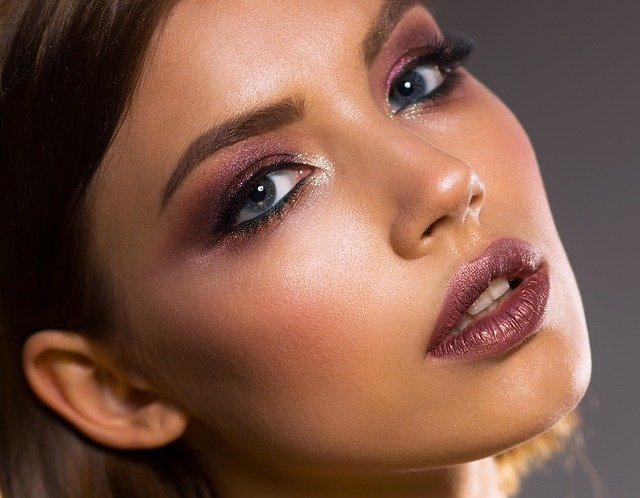
#> input picture images/face.jpg, 640 x 498 px
$ python generate_tiles.py images/face.jpg
#> lines starting #> are read from the running program, lines starting #| are printed output that depends on the picture
import cv2
import numpy as np
import os
import sys
from tqdm import tqdm
import math
import variables as conf

# DEPTH = 4 -> 4 * 4 * 4 = 64 colors
DEPTH = conf.DEPTH
# list of rotations, in degrees, to apply over the original image
ROTATIONS = conf.ROTATIONS

img_path = sys.argv[1]
img_dir = os.path.dirname(img_path)
img_name, ext = os.path.basename(img_path).rsplit('.', 1)
out_folder = img_dir + '/gen_' + img_name

if not os.path.exists(out_folder):
    os.mkdir(out_folder)

img = cv2.imread(img_path, cv2.IMREAD_UNCHANGED)
#> img is the input picture: shape (498, 640, 3); mean B, G, R 72, 88.2, 127.4
img = img.astype('float')
resized = cv2.resize(img,(100,100))
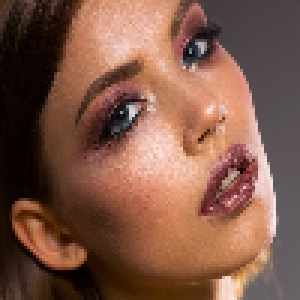
#> resized: shape (100, 100, 3) float64 (shown 3 times larger); mean B, G, R 71.9, 88.2, 127.4
resized = resized.astype('float')

print(resized.shape)
#| (100, 100, 3)

height, width, channels = resized.shape
#> height = 100; width = 100; channels = 3
center = (width/2, height/2)
#> center = (50, 50)

for b in tqdm(np.arange(0, 1.01, 1 / DEPTH)):
    for g in np.arange(0, 1.01, 1 / DEPTH):
        for r in np.arange(0, 1.01, 1 / DEPTH):
            mult_vector = [b, g, r]
            if channels == 4:
                mult_vector.append(1)
            new_img = resized * mult_vector
            new_img = new_img.astype('uint8')
            for rotation in ROTATIONS:
                rotation_matrix = cv2.getRotationMatrix2D(center, rotation, 1)
                abs_cos = abs(rotation_matrix[0,0])
                abs_sin = abs(rotation_matrix[0,1])
                new_w = int(height * abs_sin + width * abs_cos)
                new_h = int(height * abs_cos + width * abs_sin)
                rotation_matrix[0, 2] += new_w/2 - center[0]
                rotation_matrix[1, 2] += new_h/2 - center[1]

                cv2.imwrite(
                    f'{out_folder}/{img_name}_{round(r,1)}_{round(g,1)}_{round(b,1)}_r{rotation}.{ext}',
                    cv2.warpAffine(new_img, rotation_matrix, (new_w, new_h)),
                    # compress image
                    [cv2.IMWRITE_PNG_COMPRESSION, 9])
#> this loop made 5 passes
#> pass 1, `cv2.imwrite( f'{out_folder}/{img_name}_{round(r,1)}_{round(g,1)}_{roun..`:
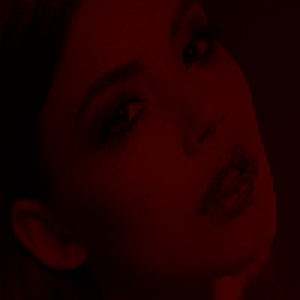
#> saved as face_0.2_0.0_0.0_r0.jpg: shape (100, 100, 3) (shown 3 times larger); mean B, G, R 0, 0, 31.4
#> pass 1, `cv2.imwrite( f'{out_folder}/{img_name}_{round(r,1)}_{round(g,1)}_{roun..`:
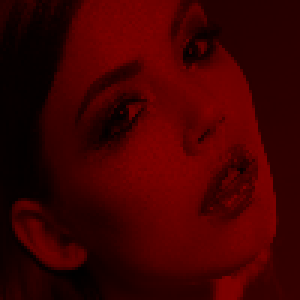
#> saved as face_0.5_0.0_0.0_r0.jpg: shape (100, 100, 3) (shown 3 times larger); mean B, G, R 0, 0, 63.2
#> pass 1, `cv2.imwrite( f'{out_folder}/{img_name}_{round(r,1)}_{round(g,1)}_{roun..`:
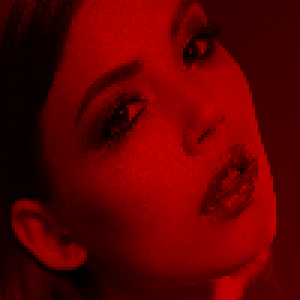
#> saved as face_0.8_0.0_0.0_r0.jpg: shape (100, 100, 3) (shown 3 times larger); mean B, G, R 0, 0, 95.1
